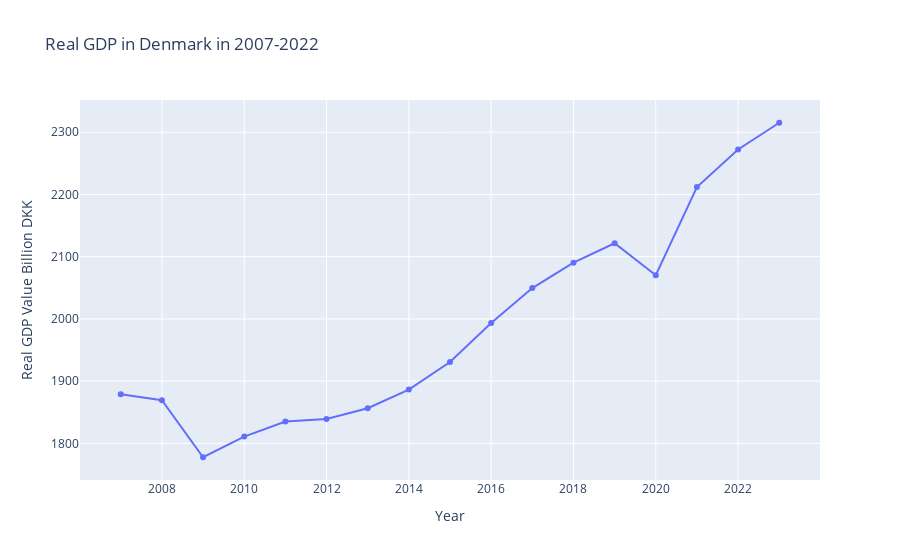

The notebook cell saved with this chart:
### Code cell
import plotly.express as px  # Ensure Plotly Express is imported

# Ensure 'Year' and 'Real GDP' are in the correct numeric format
Combined_data1['Year'] = pd.to_numeric(Combined_data1['Year'], errors='coerce')
Combined_data1['Real GDP'] = pd.to_numeric(Combined_data1['Real GDP'], errors='coerce')

# Create a line plot with markers at each data point
fig = px.line(Combined_data1, x='Year', y='Real GDP', title='Real GDP in Denmark in 2007-2022', 
              labels={'Real GDP': 'Real GDP Value Billion DKK'}, 
              hover_data={'Year': True, 'Real GDP': ':.2f'},
              markers=True)  # This option adds round dots at each data point

# Customize the hover template for better readability
fig.update_traces(hovertemplate='Year: %{x}<br>Real GDP: %{y:.2f}')

# Show the figure
fig.show()

### Figure 1 — Plotly figure (JSON) as saved in the notebook; plotly's stock layout.template omitted (floating-point values rounded to 4 significant figures)
{"data": [{"hovertemplate": "Year: %{x}<br>Real GDP: %{y:.2f}", "legendgroup": "", "line": {"color": "#636efa", "dash": "solid"}, "marker": {"symbol": "circle"}, "mode": "markers+lines", "name": "", "orientation": "v", "showlegend": false, "type": "scatter", "x": [2007, 2008, 2009, 2010, 2011, 2012, 2013, 2014, 2015, 2016, 2017, 2018, 2019, 2020, 2021, 2022, 2023], "xaxis": "x", "y": [1879, 1869.0, 1778.0, 1811.0, 1835.0, 1839.0, 1856.0, 1886.0, 1931.0, 1993.0, 2050.0, 2090.0, 2122.0, 2070.0, 2212.0, 2272.0, 2315.0], "yaxis": "y"}], "layout": {"legend": {"tracegroupgap": 0}, "title": {"text": "Real GDP in Denmark in 2007-2022"}, "xaxis": {"anchor": "y", "domain": [0, 1], "title": {"text": "Year"}}, "yaxis": {"anchor": "x", "domain": [0, 1], "title": {"text": "Real GDP Value Billion DKK"}}}}
